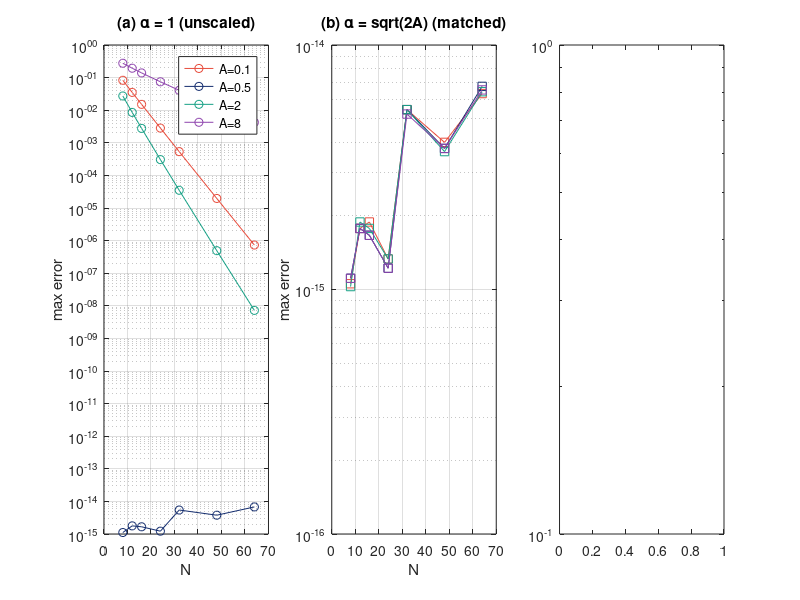

Here is the MATLAB script that generated this plot: (Note: this script raises an error after producing the figure.)
function hermite_width_mismatch()
%% hermite_width_mismatch - Chapter 20, Etude 20.4.  Hermite width mismatch.
% Author: Dr. Denys Dutykh.

    script_dir = fileparts(mfilename('fullpath'));
    out_dir = fullfile(script_dir, '..', '..', '..', ...
                       'textbook', 'figures', 'ch20', 'matlab');
    if ~exist(out_dir, 'dir'); mkdir(out_dir); end

    Ns = [8 12 16 24 32 48 64];
    A_list = [0.1 0.5 2.0 8.0];
    err1 = zeros(length(A_list), length(Ns));
    err2 = zeros(length(A_list), length(Ns));
    for ai = 1:length(A_list)
        A = A_list(ai);
        f = @(y) exp(-A*y.^2);
        alpha_m = sqrt(2*A);
        for ni = 1:length(Ns)
            N = Ns(ni);
            c1 = hermite_expand(f, N, 1.0);
            err1(ai, ni) = hermite_maxerr(f, c1, 1.0);
            c2 = hermite_expand(f, N, alpha_m);
            err2(ai, ni) = hermite_maxerr(f, c2, alpha_m);
        end
    end

    NAVY=[20 45 110]/255; CORAL=[231 76 60]/255; TEAL=[22 160 133]/255;
    PURPLE=[142 68 173]/255;
    cs = {CORAL, NAVY, TEAL, PURPLE};
    fig = figure('Position',[100 100 1340 340],'Color','w');

    subplot(1,3,1);
    hold on; set(gca, 'YScale','log');
    for ai = 1:length(A_list)
        plot(Ns, err1(ai,:), '-o', 'Color', cs{ai});
    end
    grid on; box on; xlabel('N'); ylabel('max error');
    title('(a) \alpha = 1 (unscaled)');
    legend(arrayfun(@(A) sprintf('A=%g', A), A_list, 'UniformOutput', false));

    subplot(1,3,2);
    hold on; set(gca, 'YScale','log');
    for ai = 1:length(A_list)
        plot(Ns, err2(ai,:) + 1e-18, '-s', 'Color', cs{ai});
    end
    grid on; box on; xlabel('N'); ylabel('max error');
    title('(b) \alpha = sqrt(2A) (matched)');

    subplot(1,3,3);
    Ns_q = [1 2 4 8 16 32];
    f0 = @(y) pi^(-0.25) * exp(-0.5*y.^2);
    err_q = zeros(size(Ns_q));
    for ni = 1:length(Ns_q)
        c = hermite_expand(f0, Ns_q(ni), 1.0);
        err_q(ni) = hermite_maxerr(f0, c, 1.0);
    end
    semilogy(Ns_q, err_q + 1e-18, '-D', 'Color', NAVY);
    grid on; box on; xlabel('N'); ylabel('max error');
    title('(c) Quantum oscillator \psi_0');

    print(fig, fullfile(out_dir, 'hermite_width_mismatch.pdf'), '-dpdf');
    print(fig, fullfile(out_dir, 'hermite_width_mismatch.png'), '-dpng');
    fprintf('[20.4-matlab] figure saved\n');
end

function psi = hermite_psi(n, y)
    y = y(:)';
    psi = zeros(n+1, length(y));
    psi(1,:) = pi^(-0.25) * exp(-0.5*y.^2);
    if n >= 1
        psi(2,:) = sqrt(2) * y .* psi(1,:);
    end
    for k = 1:n-1
        psi(k+2,:) = sqrt(2/(k+1))*y.*psi(k+1,:) - sqrt(k/(k+1))*psi(k,:);
    end
end

function c = hermite_expand(f, N, alpha)
    [x, w] = gauss_hermite(N + 32);
    y_nodes = x / alpha;
    fv = f(y_nodes);
    psi = hermite_psi(N, x);
    integ = fv .* psi .* exp(x.^2);
    c = sum(integ .* w, 2) / sqrt(alpha);
end

function e = hermite_maxerr(f, c, alpha)
    y = linspace(-15, 15, 4001);
    psi = hermite_psi(length(c)-1, alpha*y);
    approx = sqrt(alpha) * sum(c .* psi, 1);
    e = max(abs(approx - f(y)));
end

function [x, w] = gauss_hermite(K)
    % physicists' Gauss-Hermite nodes and weights via the Golub-Welsch algorithm.
    n = K; i = 1:n-1;
    a = sqrt(i / 2);
    J = diag(a, 1) + diag(a, -1);
    [V, D] = eig(J);
    x = diag(D)';
    w = sqrt(pi) * V(1,:).^2;
end
